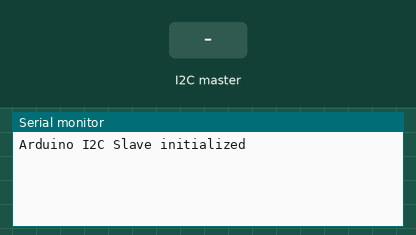
The sketch below on a simulated Arduino Uno, built with avr-gcc and run on an emulated ATmega328P. On the bench: the last lines printed to the serial monitor. The test bench sets the inputs (shaded band).

Above: at 1.2 s.
1.3 s: the I2C master sends the byte 1
At 2.5 s:
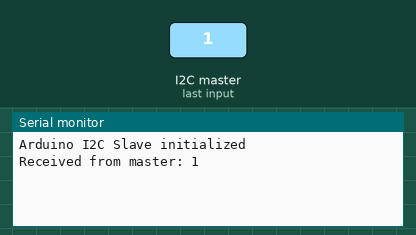
2.8 s: the I2C master sends the byte 0
At 3.8 s:
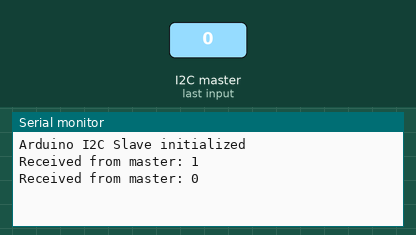

The sketch:

version1.ino
```cpp
// Arduino Slave Code (Save as separate file)
#include <Wire.h>

#define I2C_SLAVE_ADDR 0x08

volatile byte receivedValue = 0;
volatile bool newData = false;

void setup() {
  Wire.begin(I2C_SLAVE_ADDR);  // Initialize I2C as slave
  Wire.onReceive(receiveEvent);  // Register receive event
  Wire.onRequest(requestEvent);  // Register request event

  Serial.begin(9600);
  Serial.println("Arduino I2C Slave initialized");
}

void loop() {
  if (newData) {
    Serial.print("Received from master: ");
    Serial.println(receivedValue);
    newData = false;
  }
  delay(50);  // Small delay to prevent overwhelming the serial output
}

void receiveEvent(int numBytes) {
  if (Wire.available()) {
    receivedValue = Wire.read();
    newData = true;
  }
}

void requestEvent() {
  // Send back processed data (for example, multiply received value by 2)
  int processedValue = receivedValue * 2;
  Wire.write(highByte(processedValue));  // Send high byte
  Wire.write(lowByte(processedValue));   // Send low byte
}
```

Measured:
- after the input at 1.3 s, the serial monitor: prints a new line at once (image 1)
- after the input at 2.8 s, the serial monitor: prints a new line at once (image 2)
